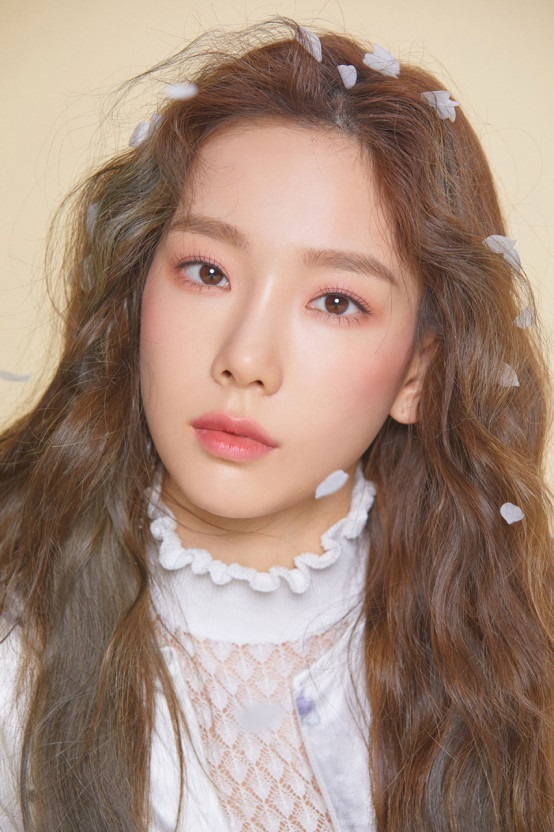
#> input picture My Code/images/teayeon.jpg, 554 x 832 px
$ jupyter execute --allow-errors 01_read_save_display..ipynb   (older library calls are emulated)
#> lines starting #> are read from the running program, lines starting #| are printed output that depends on the picture
# 라이브러리 임포트

[cell 1]
import numpy as np
from PIL import Image, ImageFont, ImageDraw
from PIL.ImageChops import add, subtract, multiply, difference, screen
import PIL.ImageStat as stat
from skimage.io import imread, imsave, imshow, show
from skimage import color, viewer, img_as_float, data
from skimage.transform import SimilarityTransform, warp, swirl
from skimage.util import random_noise
import matplotlib.image as mpimg
import matplotlib.pylab as plt
from scipy import misc

# PIL을 사용하여 영상 읽기, 저장 및 표시

[cell 2]
im = Image.open("../images/teayeon.jpg") 	# 영상 읽기, 영상 파일 경로 주의
#> im is the input picture: PIL image 554x832 RGB; mean R, G, B 165.4, 139.1, 124
print(im.width, im.height, im.mode, im.format, type(im))
#| 554 832 RGB JPEG <class 'PIL.JpegImagePlugin.JpegImageFile'>
# 453 340 RGB PNG <class 'PIL.PngImagePlugin.PngImageFile'>
im.show() 									# 영상 표시

# 명암도 영상

[cell 3]
im_g = im.convert('L') 							# 컬러 영상을 명암도 영상으로 변환
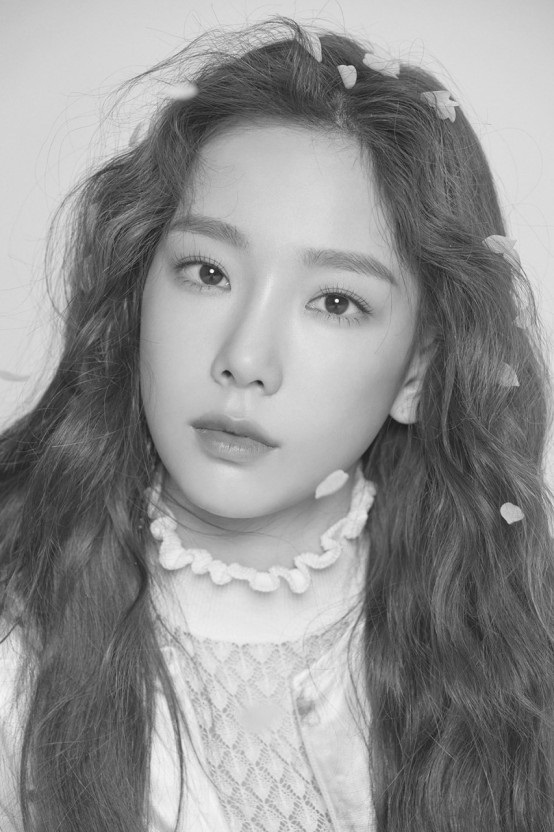
#> im_g: PIL image 554x832 L; min 26, max 248, mean 145.3
im_g.save('../images/teayeon_gray.jpg') 			# 디스크에 파일 저장
Image.open("../images/teayeon_gray.jpg").show() # 디스크의 파일 읽어 표시

# Matplotlib을 사용하여 영상 읽기, 저장 및 표시

[cell 4]
im = mpimg.imread("../images/teayeon2.png") 	# numpy ndarray 영상 읽기
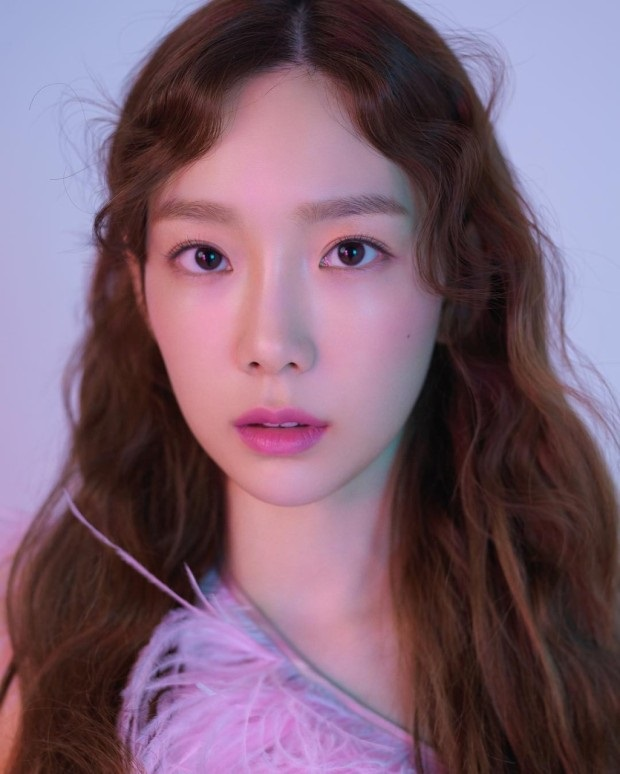
#> input picture My Code/images/teayeon2.png, 620 x 774 px
#> im is the input picture: shape (774, 620, 4) float32; mean R, G, B, A 0.484, 0.376, 0.445, 1
print(im.shape, im.dtype, type(im)) 		# png 파일은 α 채널 포함
#| (774, 620, 4) float32 <class 'numpy.ndarray'>
# (960, 1280, 4) float32 <class 'numpy.ndarray'>

plt.figure(figsize=(10,10))
plt.imshow(im), plt.axis('off')
plt.show()

[cell 5]
im1 = im
im1[im1 < 0.5] = 0 						# 어두운 영상 생성
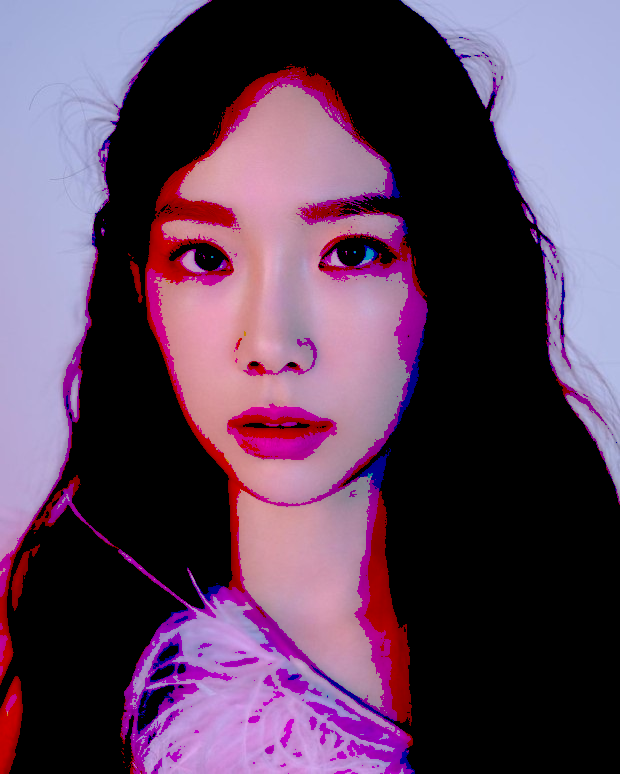
#> im1: shape (774, 620, 4) float32; mean R, G, B, A 0.368, 0.263, 0.361, 1

plt.imshow(im1) 						# 영상 그리기
plt.axis('off') 						# 그래프에 축 없음
plt.tight_layout()
plt.savefig("../images/teayeon2_dark.png")				# 영상 저장

im = mpimg.imread("../images/teayeon2_dark.png")		# 저장 영상 읽기
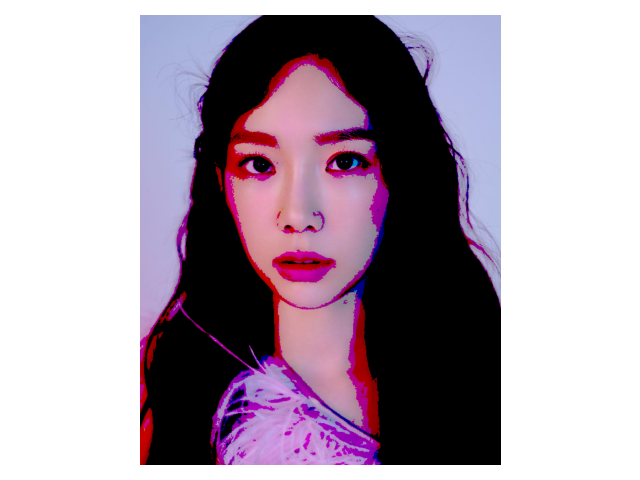
#> im: shape (480, 640, 4) float32; mean R, G, B, A 0.665, 0.61, 0.662, 1
plt.figure(figsize=(10,10))
plt.imshow(im), plt.axis('off'), plt.tight_layout()	# 한 행에 수행 가능
plt.show() # 영상 표시

# Matplotlib imshow()로 표시하는 동안 보간(Interpolating)

[cell 6]
im = mpimg.imread("../images/teayeon3.jpeg") 				# ndarray 영상 읽기
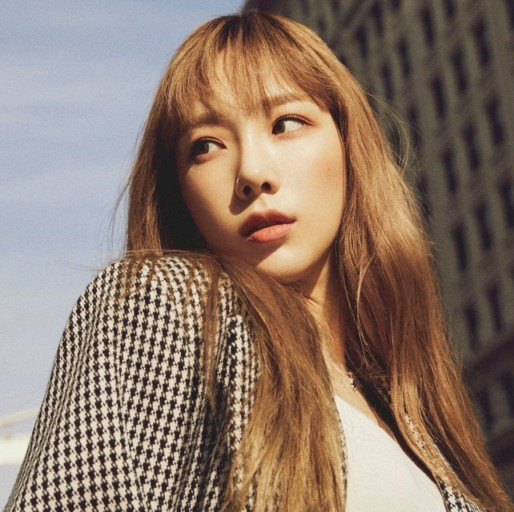
#> input picture My Code/images/teayeon3.jpeg, 514 x 512 px
#> im is the input picture: shape (512, 514, 3); mean R, G, B 139.8, 119.3, 105.2
methods = ['none', 'nearest', 'bilinear', 'bicubic', 'spline16', 'lanczos'] # 보간 방법들

fig, axes = plt.subplots(nrows=2, ncols=3, figsize=(15, 10), \
						subplot_kw={'xticks': [], 'yticks': []})
fig.subplots_adjust(hspace=0.05, wspace=0.05)
for ax, interp_method in zip(axes.flat, methods):
	ax.imshow(im, interpolation=interp_method)
	ax.set_title(str(interp_method), size=20)
plt.tight_layout()
plt.show()

# scikit-image를 사용하여 영상 읽기, 저장 및 표시

[cell 7]
im = imread("../images/teayeon.jpg") 			# 영상 읽기
print(im.shape, im.dtype, type(im))
#| (832, 554, 3) uint8 <class 'numpy.ndarray'>
# (362, 486, 3) uint8 <class 'numpy.ndarray'>
hsv = color.rgb2hsv(im) 						# 컬러 공간 변환 (RGB --> HSV)
#> hsv: shape (832, 554, 3) float64; mean of channels 0, 1, 2 0.152, 0.295, 0.65
hsv[:, :, 1] = 0.5 								# 채도 채널 값 변경
#> hsv: shape (832, 554, 3) float64; mean of channels 0, 1, 2 0.152, 0.5, 0.65
im1 = color.hsv2rgb(hsv) 						# 컬러 공간 환원(HSV --> RGB)
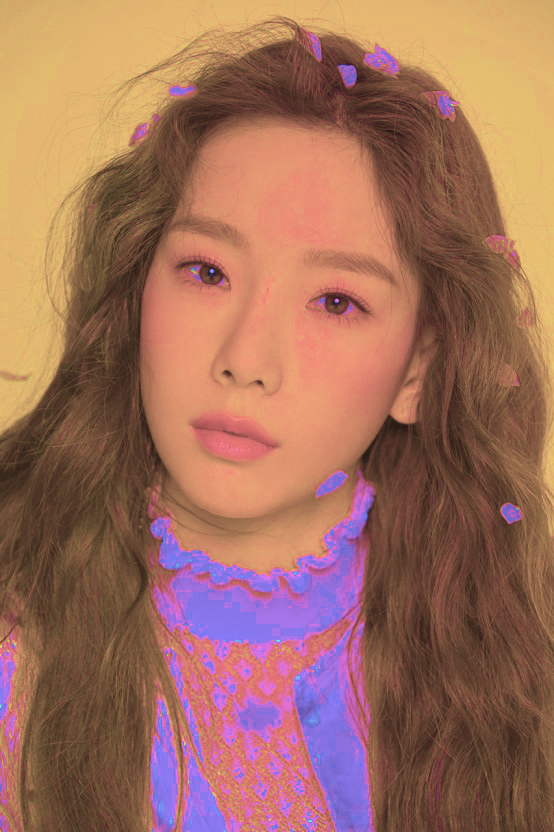
#> im1: shape (832, 554, 3) float64; mean R, G, B 0.63, 0.436, 0.366

#> (the rest of this cell did not finish here and is left out)

# 팝업 창 표시

#> (a cell that did not finish here is left out)

# scikit-image의 우주 비행사 데이터셋 사용

[cell 9]
im = data.astronaut() 		# 우주 비행사 영상 읽기
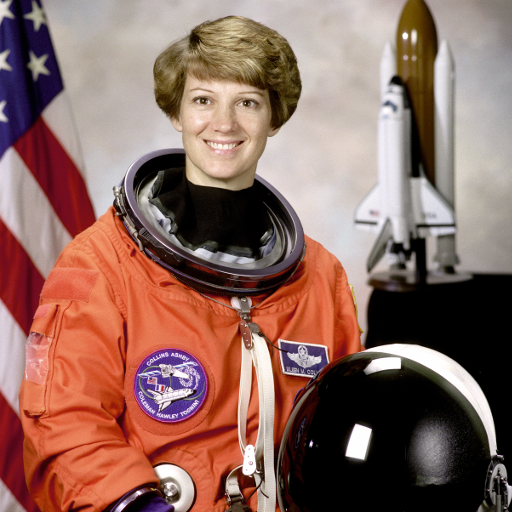
#> input picture skimage.data.astronaut(), 512 x 512 px
#> im is the input picture: shape (512, 512, 3); mean R, G, B 141.6, 105.8, 96.5
imshow(im) 					# scikit-image 모듈의 영상 그리기 함수
show()

# scipy misc를 사용하여 영상 읽기, 저장 및 표시

#> (a cell that did not finish here is left out)

[cell 11]
im = misc.imread('../images/veg.jpg')
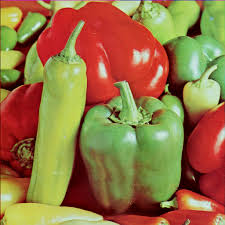
#> input picture Artificial-intelligence-learning-with-Python/Book Code/images/veg.jpg, 225 x 225 px, found by its file name
#> im is the input picture: shape (225, 225, 3); mean R, G, B 149.9, 116, 67
print(type(im), im.shape, im.dtype)
#| <class 'numpy.ndarray'> (225, 225, 3) uint8
# <class 'numpy.ndarray'> (225, 225, 3) uint8

# imageio 모듈 사용

[cell 12]
import imageio

im = imageio.imread('../images/IU.jpg') # 영상 읽기
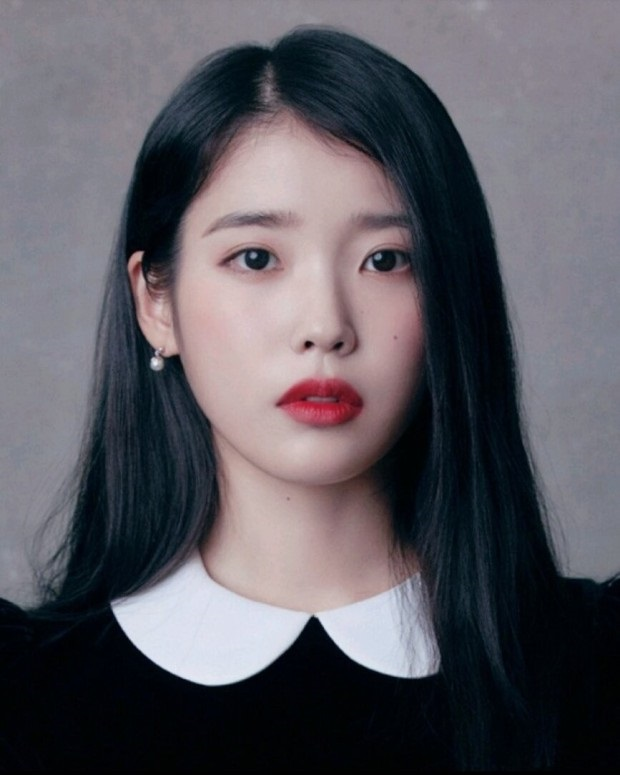
#> input picture My Code/images/IU.jpg, 620 x 775 px
#> im is the input picture: shape (775, 620, 3); mean R, G, B 91.5, 88.9, 96
print(type(im), im.shape, im.dtype)
#| <class 'numpy.ndarray'> (775, 620, 3) uint8
# <class 'imageio.core.util.Image'> (225, 225, 3) uint8
plt.imshow(im), plt.axis('off')
plt.show()
